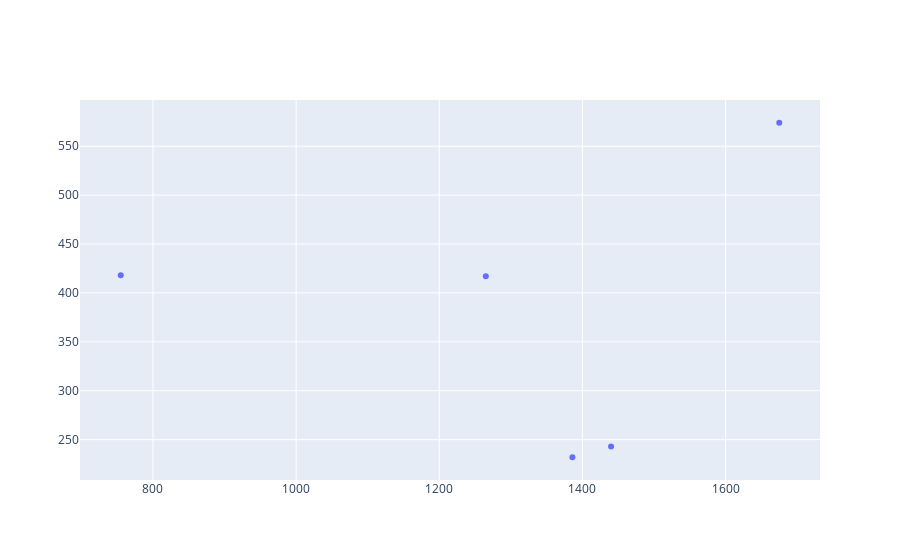

Notebook code cell kept with this figure:
### Code cell
# 5. Using the given dataset, create a bubble chart to represent each country's population (y-axis), GDP (xaxis), and bubble size proportional to the population.
np.random.seed(25)
data = {
    'Country': ['USA', 'Canada', 'UK','Germany', 'France'],
    'Population':
np.random.randint(100, 1000, 5),
    'GDP': np.random.randint(500, 2000,5)
}
df = pd.DataFrame(data)
df
fig=go.Figure()
fig.add_trace(go.Scatter(x=df.GDP,y=df.Population,mode='markers'))
fig.show()

### Figure 1 — Plotly figure (JSON) as saved in the notebook; plotly's stock layout.template omitted (floating-point values rounded to 4 significant figures)
{"data": [{"mode": "markers", "type": "scatter", "x": [1386, 755, 1675, 1440, 1265], "y": [232, 418, 574, 243, 417]}], "layout": {}}
